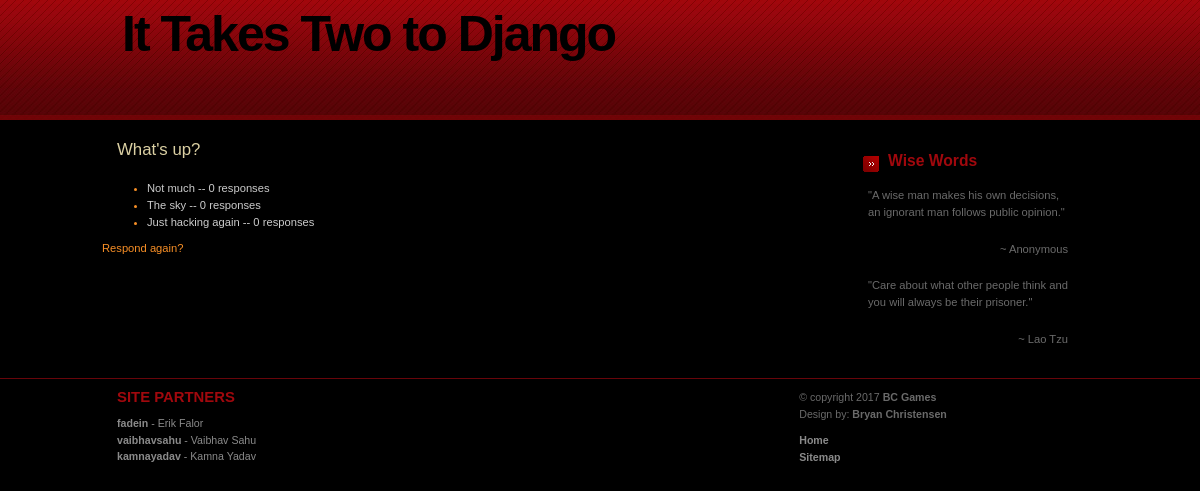
Before: /polls/1/results/ with the older database file.
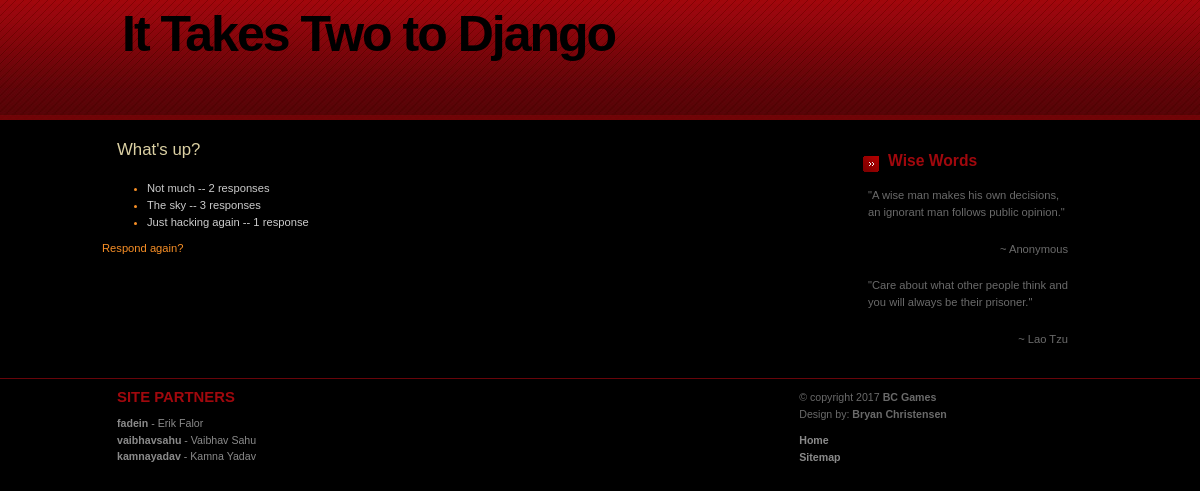
After: the same page with the newer database file.
### polls/models.py (models this page shows, shortened)
class Choice(models.Model):
  question = models.ForeignKey(Question, on_delete=models.CASCADE)
  choice_text = models.CharField(max_length=200)
  votes = models.IntegerField(default=0)

### polls/views.py (the view)
# urls.py: url(r'^(?P<pk>[0-9]+)/results/$', views.ResultsView.as_view(), name='results'),
class ResultsView(generic.DetailView):
  model = Question
  template_name = 'polls/results.html'

### polls/templates/polls/results.html
{% load staticfiles %}
<link rel="stylesheet" type="text/css" href="{% static 'polls/style.css' %}" />
<div id="header"><div id="header-content">
    <h1 id="logo">It Takes Two to Django</h1>
</div></div>
<div id="content-wrap"><div id="content">
    <div id="sidebar">
        <div class="sidebox">
				<h1>Wise Words</h1>
				<p>&quot;A wise man makes his own decisions, an ignorant man follows public opinion.&quot;</p>
				<p class="align-right">~ Anonymous</p>
				<p>&quot;Care about what other people think and you will always be their prisoner.&quot;</p>
                <p class="align-right">~ Lao Tzu</p>
			</div>
    </div>
    <div id="main">
        <h1>{{ question.question_text }}</h1>
        <ul>
            {% for choice in question.choice_set.all %}
            <li><span>{{ choice.choice_text }} -- {{ choice.votes }} response{{ choice.votes|pluralize }}</span></li>
            {% endfor %}
        </ul>
        <a href="{% url 'polls:detail' question.id %}">Respond again?</a>
    </div>
</div></div>
<div id="footer"><div id="footer-content">
    <div class="col float-left">
        <h2>Site Partners</h2>
			<ul>
				<li><a href="https://c9.io/fadein/"><strong>fadein</strong> - Erik Falor</a></li>
				<li><a href="https://c9.io/vaibhavsahu/"><strong>vaibhavsahu</strong> - Vaibhav Sahu</a></li>
				<li><a href="https://c9.io/kamnayadav/"><strong>kamnayadav</strong> - Kamna Yadav</a></li>
			</ul>
    </div>
    <div class="col2 float-right">
			<p>
			&copy; copyright 2017 <strong>BC Games</strong><br />
			Design by: <strong>Bryan Christensen</strong>&nbsp; &nbsp;
			<ul>
				<li><a href="{% url 'polls:index' %}"><strong>Home</strong></a></li>
				<li><a href="{% url 'polls:index' %}"><strong>Sitemap</strong></a></li>
			</ul>
		</div>
</div></div>

Changed rows visible on the page:
changed Choice "Not much": votes "0" → "2"
changed Choice "The sky": votes "0" → "3"
changed Choice "Just hacking again": votes "0" → "1"
